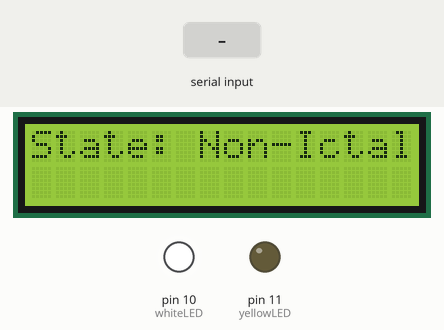
Recording of a sketch running on a simulated Arduino Uno, built with avr-gcc and run on an emulated ATmega328P. Shown: 16×2 character LCD, output pins drawn as LEDs (lit = HIGH). The test bench sets the inputs (shaded band). What the sketch prints to the serial monitor is not drawn.

Above: at 1.2 s.
1.3 s: "p:45\n" received over Serial
At 3.1 s:
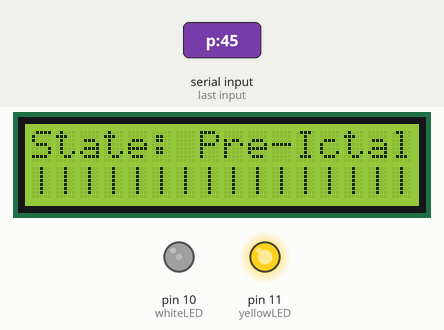
3.4 s: "n:45\n" received over Serial
At 4.7 s:
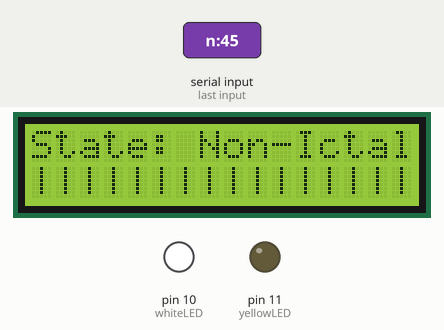
5.5 s: "i:45\n" received over Serial
At 7.3 s:
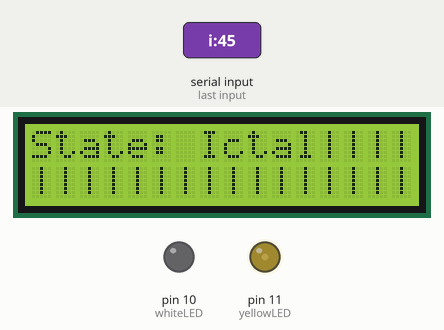
7.6 s: "P:45\n" received over Serial
At 8.1 s:
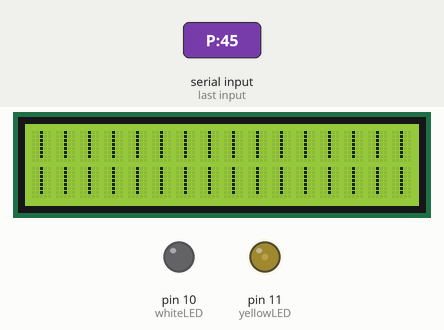
9.7 s: "N:45\n" received over Serial
At 10.1 s:
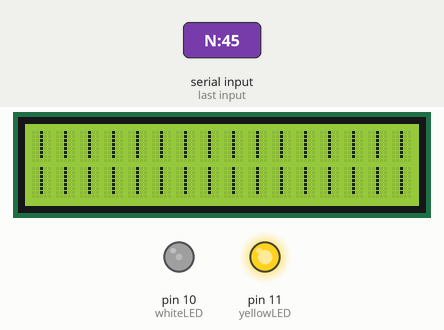
Timing chart, 0 to 12.7 s (numbered marks = the images above; inputs shaded):
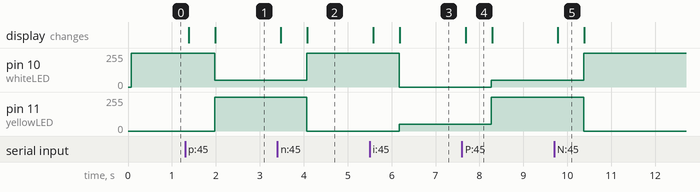

Measured:
- after the input at 1.3 s, pin 10 (whiteLED): 255/255 → 50/255 after 0.67 s; pin 11 (yellowLED): 0/255 → 255/255 after 0.67 s; the display: first changes after 0.08 s (image 1 shows a later state)
- after the input at 3.4 s, pin 10 (whiteLED): 50/255 → 255/255 after 0.67 s; pin 11 (yellowLED): 255/255 → 0/255 after 0.67 s; the display: first changes after 0.08 s (image 2 shows a later state)
- after the input at 5.5 s, pin 10 (whiteLED): 255/255 → 0/255 after 0.67 s; pin 11 (yellowLED): 0/255 → 50/255 after 0.67 s; the display: first changes after 0.08 s (image 3 shows a later state)
- after the input at 7.6 s, pin 10 (whiteLED): 0/255 → 50/255 after 0.67 s; pin 11 (yellowLED): 50/255 → 255/255 after 0.67 s; the display: changes after 0.08 s (image 4)
- after the input at 9.7 s, pin 10 (whiteLED): 50/255 → 255/255 after 0.67 s; pin 11 (yellowLED): 255/255 → 0/255 after 0.67 s; the display: changes after 0.08 s (image 5)
- what the display in image 4 shows lasts 0.6 s, from 7.7 s to 8.3 s

The sketch:

sketch_nov9a.ino
```cpp
#include <Wire.h>
#include <hd44780.h>
#include <hd44780ioClass/hd44780_I2Cexp.h>

hd44780_I2Cexp lcd;

int whiteLED  = 10;
int yellowLED = 11;

enum BrainState { NON_ICTAL, PRE_ICTAL, ICTAL };
BrainState brainState = NON_ICTAL;

void setup() {
  lcd.begin(16, 2);
  lcd.backlight();
  lcd.clear();

  pinMode(whiteLED, OUTPUT);
  pinMode(yellowLED, OUTPUT);

  Serial.begin(9600);
  Serial.println("Ready to receive brain state + confidence.");  // ✅ Fixed typo
  setBrainState(NON_ICTAL, 0.0);
}

void loop() {
  if (Serial.available() > 0) {
    String input = Serial.readStringUntil('\n');
    Serial.print("Received: ");
    Serial.println(input);

    // ✅ Input validation
    if (input.length() > 2 && input.indexOf(':') > 0) {
      char stateChar = input.charAt(0);
      float confidence = input.substring(2).toFloat();

      if (stateChar == 'n' || stateChar == 'N') {
        setBrainState(NON_ICTAL, confidence);
      }
      else if (stateChar == 'p' || stateChar == 'P') {
        setBrainState(PRE_ICTAL, confidence);
      }
      else if (stateChar == 'i' || stateChar == 'I') {
        setBrainState(ICTAL, confidence);
      }
    }
  }
}

void setBrainState(BrainState state, float confidence) {
  brainState = state;
  lcd.clear();

  // Confidence bar
  int barLength = (int)(confidence * 16);
  lcd.setCursor(0, 1);
  for (int i = 0; i < barLength; i++) {
    lcd.print("|");
  }

  lcd.setCursor(0, 0);
  switch (state) {
    case NON_ICTAL:
      analogWrite(whiteLED, 255);
      analogWrite(yellowLED, 0);
      lcd.print("State: Non-Ictal");
      Serial.println("Switched to NON-ICTAL");
      break;

    case PRE_ICTAL:
      analogWrite(whiteLED, 50);
      analogWrite(yellowLED, 255);
      lcd.print("State: Pre-Ictal");
      Serial.println("Switched to PRE-ICTAL");
      break;

    case ICTAL:
      analogWrite(whiteLED, 0);
      analogWrite(yellowLED, 50);
      lcd.print("State: Ictal");
      Serial.println("Switched to ICTAL");
      break;
  }
}
```
